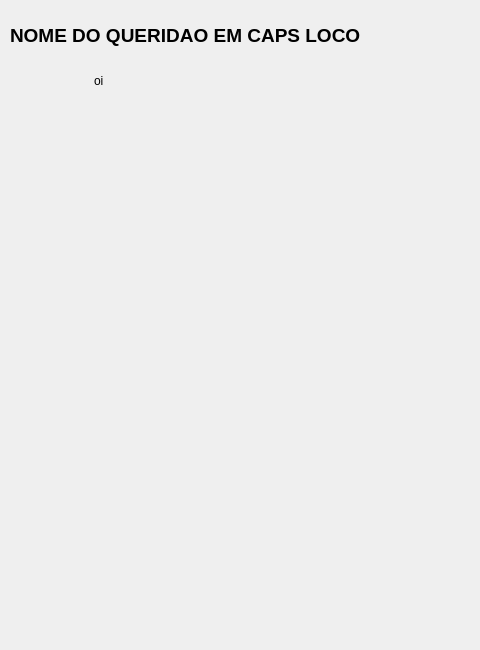
<?xml version="1.0" encoding="UTF-8"?>
<ui version="4.0">
 <class>Details</class>
 <widget class="QDialog" name="Details">
  <property name="enabled">
   <bool>true</bool>
  </property>
  <property name="geometry">
   <rect>
    <x>0</x>
    <y>0</y>
    <width>480</width>
    <height>650</height>
   </rect>
  </property>
  <property name="minimumSize">
   <size>
    <width>480</width>
    <height>650</height>
   </size>
  </property>
  <property name="maximumSize">
   <size>
    <width>520</width>
    <height>650</height>
   </size>
  </property>
  <property name="windowTitle">
   <string>New Professor</string>
  </property>
  <property name="styleSheet">
   <string notr="true">background: url(:/new/prefix1/res/bg.png);</string>
  </property>
  <widget class="QLabel" name="label">
   <property name="geometry">
    <rect>
     <x>10</x>
     <y>10</y>
     <width>461</width>
     <height>51</height>
    </rect>
   </property>
   <property name="styleSheet">
    <string notr="true">background: transparent;</string>
   </property>
   <property name="text">
    <string>&lt;html&gt;&lt;head/&gt;&lt;body&gt;&lt;p&gt;&lt;span style=&quot; font-size:14pt; font-weight:600;&quot;&gt;NOME DO QUERIDAO EM CAPS LOCO&lt;/span&gt;&lt;/p&gt;&lt;/body&gt;&lt;/html&gt;</string>
   </property>
  </widget>
  <widget class="QTextEdit" name="infoBox">
   <property name="geometry">
    <rect>
     <x>10</x>
     <y>70</y>
     <width>450</width>
     <height>560</height>
    </rect>
   </property>
   <property name="minimumSize">
    <size>
     <width>450</width>
     <height>560</height>
    </size>
   </property>
   <property name="maximumSize">
    <size>
     <width>0</width>
     <height>0</height>
    </size>
   </property>
   <property name="cursor" stdset="0">
    <cursorShape>ArrowCursor</cursorShape>
   </property>
   <property name="styleSheet">
    <string notr="true">background: transparent;
outline: none;
border: 0px solid black;</string>
   </property>
   <property name="inputMethodHints">
    <set>Qt::ImhLatinOnly|Qt::ImhMultiLine</set>
   </property>
   <property name="readOnly">
    <bool>true</bool>
   </property>
   <property name="html">
    <string>&lt;!DOCTYPE HTML PUBLIC &quot;-//W3C//DTD HTML 4.0//EN&quot; &quot;http://www.w3.org/TR/REC-html40/strict.dtd&quot;&gt;
&lt;html&gt;&lt;head&gt;&lt;meta name=&quot;qrichtext&quot; content=&quot;1&quot; /&gt;&lt;style type=&quot;text/css&quot;&gt;
p, li { white-space: pre-wrap; }
&lt;/style&gt;&lt;/head&gt;&lt;body style=&quot; font-family:'Sans Serif'; font-size:9pt; font-weight:400; font-style:normal;&quot;&gt;
&lt;p style=&quot; margin-top:0px; margin-bottom:0px; margin-left:0px; margin-right:0px; -qt-block-indent:0; text-indent:0px;&quot;&gt;	oi&lt;/p&gt;&lt;/body&gt;&lt;/html&gt;</string>
   </property>
   <property name="textInteractionFlags">
    <set>Qt::NoTextInteraction</set>
   </property>
  </widget>
 </widget>
 <resources/>
 <connections/>
</ui>
